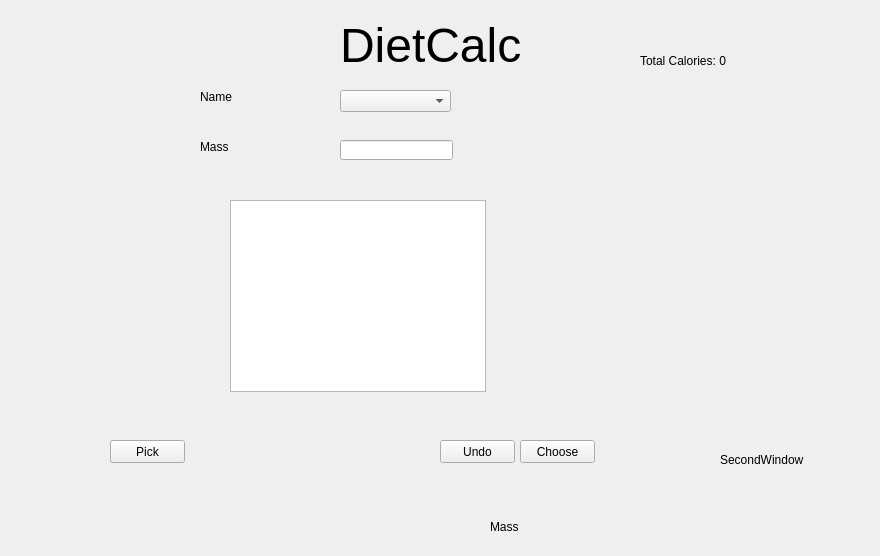
<?xml version="1.0" encoding="UTF-8"?>
<ui version="4.0">
 <class>SecondWindow</class>
 <widget class="QWidget" name="SecondWindow">
  <property name="geometry">
   <rect>
    <x>0</x>
    <y>0</y>
    <width>880</width>
    <height>556</height>
   </rect>
  </property>
  <property name="windowTitle">
   <string>SecondWindow</string>
  </property>
  <widget class="QLabel" name="titleLabel">
   <property name="geometry">
    <rect>
     <x>340</x>
     <y>0</y>
     <width>181</width>
     <height>91</height>
    </rect>
   </property>
   <property name="text">
    <string>&lt;html&gt;&lt;head/&gt;&lt;body&gt;&lt;p&gt;&lt;span style=&quot; font-size:36pt;&quot;&gt;DietCalc&lt;/span&gt;&lt;/p&gt;&lt;/body&gt;&lt;/html&gt;</string>
   </property>
  </widget>
  <widget class="QComboBox" name="itemBox">
   <property name="geometry">
    <rect>
     <x>340</x>
     <y>90</y>
     <width>111</width>
     <height>22</height>
    </rect>
   </property>
  </widget>
  <widget class="QLineEdit" name="massEdit">
   <property name="geometry">
    <rect>
     <x>340</x>
     <y>140</y>
     <width>113</width>
     <height>20</height>
    </rect>
   </property>
  </widget>
  <widget class="QLabel" name="totalcaloriesLabel">
   <property name="geometry">
    <rect>
     <x>640</x>
     <y>40</y>
     <width>131</width>
     <height>41</height>
    </rect>
   </property>
   <property name="text">
    <string>Total Calories: 0</string>
   </property>
  </widget>
  <widget class="QLabel" name="nameLabel">
   <property name="geometry">
    <rect>
     <x>200</x>
     <y>90</y>
     <width>47</width>
     <height>13</height>
    </rect>
   </property>
   <property name="text">
    <string>Name</string>
   </property>
  </widget>
  <widget class="QLabel" name="massLabel">
   <property name="geometry">
    <rect>
     <x>200</x>
     <y>140</y>
     <width>47</width>
     <height>13</height>
    </rect>
   </property>
   <property name="text">
    <string>Mass</string>
   </property>
  </widget>
  <widget class="QLabel" name="label">
   <property name="geometry">
    <rect>
     <x>720</x>
     <y>450</y>
     <width>101</width>
     <height>20</height>
    </rect>
   </property>
   <property name="text">
    <string>SecondWindow</string>
   </property>
  </widget>
  <widget class="QPushButton" name="undoButton">
   <property name="geometry">
    <rect>
     <x>440</x>
     <y>440</y>
     <width>75</width>
     <height>23</height>
    </rect>
   </property>
   <property name="text">
    <string>Undo</string>
   </property>
  </widget>
  <widget class="QPushButton" name="chooseButton">
   <property name="geometry">
    <rect>
     <x>520</x>
     <y>440</y>
     <width>75</width>
     <height>23</height>
    </rect>
   </property>
   <property name="text">
    <string>Choose</string>
   </property>
  </widget>
  <widget class="QTextBrowser" name="contentsBrowser">
   <property name="geometry">
    <rect>
     <x>230</x>
     <y>200</y>
     <width>256</width>
     <height>192</height>
    </rect>
   </property>
  </widget>
  <widget class="QPushButton" name="pickButton">
   <property name="geometry">
    <rect>
     <x>110</x>
     <y>440</y>
     <width>75</width>
     <height>23</height>
    </rect>
   </property>
   <property name="text">
    <string>Pick</string>
   </property>
  </widget>
  <widget class="QLabel" name="massLabel_2">
   <property name="geometry">
    <rect>
     <x>490</x>
     <y>520</y>
     <width>47</width>
     <height>13</height>
    </rect>
   </property>
   <property name="text">
    <string>Mass</string>
   </property>
  </widget>
 </widget>
 <layoutdefault spacing="6" margin="11"/>
 <resources/>
 <connections/>
</ui>
